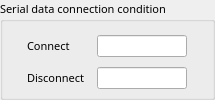
                 <widget class="QGroupBox" name="group_packing_15">
                  <property name="minimumSize">
                   <size>
                    <width>215</width>
                    <height>45</height>
                   </size>
                  </property>
                  <property name="maximumSize">
                   <size>
                    <width>430</width>
                    <height>200</height>
                   </size>
                  </property>
                  <property name="font">
                   <font>
                    <family>맑은 고딕</family>
                    <pointsize>8</pointsize>
                   </font>
                  </property>
                  <property name="title">
                   <string>Serial data connection condition</string>
                  </property>
                  <layout class="QGridLayout" name="gridLayout_89">
                   <property name="bottomMargin">
                    <number>6</number>
                   </property>
                   <property name="verticalSpacing">
                    <number>8</number>
                   </property>
                   <item row="0" column="0">
                    <layout class="QHBoxLayout" name="horizontalLayout_137">
                     <item>
                      <widget class="QLabel" name="label_176">
                       <property name="minimumSize">
                        <size>
                         <width>70</width>
                         <height>22</height>
                        </size>
                       </property>
                       <property name="maximumSize">
                        <size>
                         <width>70</width>
                         <height>22</height>
                        </size>
                       </property>
                       <property name="font">
                        <font>
                         <family>맑은 고딕</family>
                         <pointsize>8</pointsize>
                        </font>
                       </property>
                       <property name="text">
                        <string>Connect</string>
                       </property>
                      </widget>
                     </item>
                     <item>
                      <widget class="QLineEdit" name="ch1_pack_char_8">
                       <property name="minimumSize">
                        <size>
                         <width>90</width>
                         <height>22</height>
                        </size>
                       </property>
                       <property name="maximumSize">
                        <size>
                         <width>85</width>
                         <height>22</height>
                        </size>
                       </property>
                       <property name="font">
                        <font>
                         <family>맑은 고딕</family>
                         <pointsize>8</pointsize>
                        </font>
                       </property>
                       <property name="text">
                        <string/>
                       </property>
                       <property name="alignment">
                        <set>Qt::AlignCenter</set>
                       </property>
                      </widget>
                     </item>
                    </layout>
                   </item>
                   <item row="1" column="0">
                    <layout class="QHBoxLayout" name="horizontalLayout_138">
                     <item>
                      <widget class="QLabel" name="label_177">
                       <property name="minimumSize">
                        <size>
                         <width>70</width>
                         <height>22</height>
                        </size>
                       </property>
                       <property name="maximumSize">
                        <size>
                         <width>70</width>
                         <height>22</height>
                        </size>
                       </property>
                       <property name="font">
                        <font>
                         <family>맑은 고딕</family>
                         <pointsize>8</pointsize>
                        </font>
                       </property>
                       <property name="text">
                        <string>Disconnect</string>
                       </property>
                      </widget>
                     </item>
                     <item>
                      <widget class="QLineEdit" name="ch1_pack_char_9">
                       <property name="minimumSize">
                        <size>
                         <width>90</width>
                         <height>22</height>
                        </size>
                       </property>
                       <property name="maximumSize">
                        <size>
                         <width>85</width>
                         <height>22</height>
                        </size>
                       </property>
                       <property name="font">
                        <font>
                         <family>맑은 고딕</family>
                         <pointsize>8</pointsize>
                        </font>
                       </property>
                       <property name="text">
                        <string/>
                       </property>
                       <property name="alignment">
                        <set>Qt::AlignCenter</set>
                       </property>
                      </widget>
                     </item>
                    </layout>
                   </item>
                  </layout>
                 </widget>
